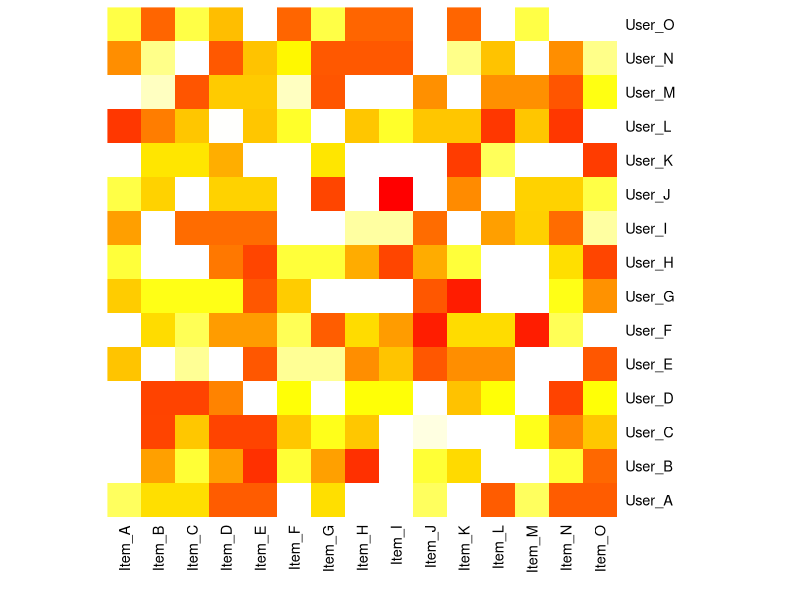
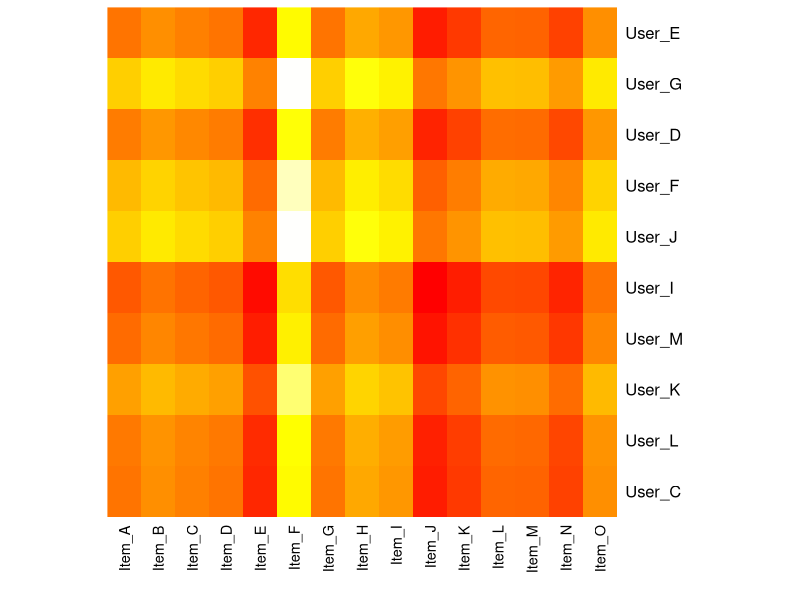

Generate these figures, in order, with R:
## ---- chunk 1
# randomly create a toy square matrix with n users and items, ranking 1 to 5
# in the code below, n cannot be > 27 because english alphabet ;)

# set simulation vars
set.seed(643)
n <- 15
percentNAs <- .3
probs <- c(1-percentNAs, percentNAs)
users <- paste("User_", LETTERS[1:n], sep="")
items <- paste("Item_", LETTERS[1:n], sep="")

# generate data
toyDF <- as.data.frame(replicate(n, floor(runif(n, 1,6))))

## Test introducing item bias (see summary)
#toyDF[,1:3] <- toyDF[,1:3] + 1
#toyDF[,4:6] <- toyDF[,4:6] - 1
#toyDF[toyDF > 5] <- 5
#toyDF[toyDF < 1] <- 1
 
# add NAs via: https://stackoverflow.com/questions/27454265/r-randomly-insert-nas-into-dataframe-proportionaly
toyDF <- as.data.frame(
    lapply(toyDF, function(df) df[sample(c(TRUE, NA), prob = probs, size = length(df), replace = TRUE) ]), 
    row.names = users, 
    col.names = items)



knitr::kable(toyDF)
## ---- chunk 2
heatmap(as.matrix(toyDF), Rowv=NA, Colv=NA, col = heat.colors(256))
## ---- chunk 3
train_index <- sample(n, size = floor(2/3 * n), replace=F)
train <- toyDF[train_index, ]
test <- toyDF[-train_index, ]
## ---- chunk 4
train_raw_avg <- mean(as.matrix(train), na.rm=TRUE)
train_raw_avg
## ---- chunk 5
RMSE <- function(observed, predicted) {
    # get RMSE
    sqrt(mean((observed - predicted)^2, na.rm=TRUE))
}

trainRMSE <- RMSE(as.matrix(train), train_raw_avg)
trainRMSE
testRMSE <- RMSE(as.matrix(test), train_raw_avg)
testRMSE
## ---- chunk 6
user_bias_train <- rowMeans(as.matrix(train), na.rm = T) - train_raw_avg
user_bias_test <- rowMeans(as.matrix(test), na.rm = T) - train_raw_avg
item_bias_train <- colMeans(as.matrix(train), na.rm = T) - train_raw_avg
user_bias_train
user_bias_test
item_bias_train
## ---- chunk 7
baseline_predictor <- function(rawAvg, userBias, itemBias) {
    # calculates predictions based on rawaverage and user and item bias calcs
    userlist <- names(userBias)
    itemlist <- names(itemBias)
    df <- data.frame()
    
    for (i in userBias) {
        UserPred <- rawAvg + i + itemBias
        df <- rbind(df, UserPred)
    }
    
    # make sure we don't exceed our max and min values
    df[df > 5] <- 5
    df[df < 1] <- 1
    
    row.names(df) <- userlist
    names(df) <- itemlist
    df
}

trainPredictions <- baseline_predictor(train_raw_avg, user_bias_train, item_bias_train)
heatmap(as.matrix(trainPredictions), Rowv=NA, Colv=NA, scale = 'none', col = heat.colors(256))
knitr::kable(trainPredictions)
testPredictions <- baseline_predictor(train_raw_avg, user_bias_test, item_bias_train)
knitr::kable(testPredictions)
## ---- chunk 8
trainPredictionRSME <- RMSE(as.matrix(train), as.matrix(trainPredictions))
trainPredictionRSME
testPredictionRSME <- RMSE(as.matrix(test), as.matrix(testPredictions))
testPredictionRSME
## ---- chunk 9
trainVec <- c(trainRMSE,
              trainPredictionRSME,
              (1-trainPredictionRSME/trainRMSE)*100)
testVec <- c(testRMSE, 
             testPredictionRSME, 
             (1-testPredictionRSME/testRMSE)*100)
summary <- data.frame(trainVec, testVec)
names(summary) <- c("train", "test")
row.names(summary) <- c("Raw Average RMSE", 
                       "Simple Predictor RMSE", 
                       "Percent Improvement")
knitr::kable(summary)
